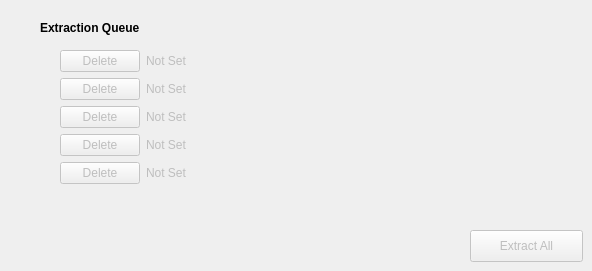
     <widget class="QWidget" name="tab_4">
      <attribute name="title">
       <string>Queue</string>
      </attribute>
      <widget class="QWidget" name="formLayoutWidget">
       <property name="geometry">
        <rect>
         <x>60</x>
         <y>50</y>
         <width>521</width>
         <height>158</height>
        </rect>
       </property>
       <layout class="QFormLayout" name="formLayout">
        <item row="0" column="0">
         <widget class="QPushButton" name="queueDelete1Button">
          <property name="enabled">
           <bool>false</bool>
          </property>
          <property name="text">
           <string>Delete</string>
          </property>
         </widget>
        </item>
        <item row="0" column="1">
         <widget class="QLabel" name="queue1Label">
          <property name="enabled">
           <bool>false</bool>
          </property>
          <property name="text">
           <string>Not Set</string>
          </property>
         </widget>
        </item>
        <item row="1" column="0">
         <widget class="QPushButton" name="queueDelete2Button">
          <property name="enabled">
           <bool>false</bool>
          </property>
          <property name="text">
           <string>Delete</string>
          </property>
         </widget>
        </item>
        <item row="2" column="0">
         <widget class="QPushButton" name="queueDelete3Button">
          <property name="enabled">
           <bool>false</bool>
          </property>
          <property name="text">
           <string>Delete</string>
          </property>
         </widget>
        </item>
        <item row="3" column="0">
         <widget class="QPushButton" name="queueDelete4Button">
          <property name="enabled">
           <bool>false</bool>
          </property>
          <property name="text">
           <string>Delete</string>
          </property>
         </widget>
        </item>
        <item row="4" column="0">
         <widget class="QPushButton" name="queueDelete5Button">
          <property name="enabled">
           <bool>false</bool>
          </property>
          <property name="text">
           <string>Delete</string>
          </property>
         </widget>
        </item>
        <item row="1" column="1">
         <widget class="QLabel" name="queue2Label">
          <property name="enabled">
           <bool>false</bool>
          </property>
          <property name="text">
           <string>Not Set</string>
          </property>
         </widget>
        </item>
        <item row="2" column="1">
         <widget class="QLabel" name="queue3Label">
          <property name="enabled">
           <bool>false</bool>
          </property>
          <property name="text">
           <string>Not Set</string>
          </property>
         </widget>
        </item>
        <item row="3" column="1">
         <widget class="QLabel" name="queue4Label">
          <property name="enabled">
           <bool>false</bool>
          </property>
          <property name="text">
           <string>Not Set</string>
          </property>
         </widget>
        </item>
        <item row="4" column="1">
         <widget class="QLabel" name="queue5Label">
          <property name="enabled">
           <bool>false</bool>
          </property>
          <property name="text">
           <string>Not Set</string>
          </property>
         </widget>
        </item>
       </layout>
      </widget>
      <widget class="QLabel" name="label_17">
       <property name="geometry">
        <rect>
         <x>40</x>
         <y>20</y>
         <width>211</width>
         <height>16</height>
        </rect>
       </property>
       <property name="font">
        <font>
         <weight>75</weight>
         <bold>true</bold>
        </font>
       </property>
       <property name="text">
        <string>Extraction Queue</string>
       </property>
      </widget>
      <widget class="QPushButton" name="queueExtractButton">
       <property name="enabled">
        <bool>false</bool>
       </property>
       <property name="geometry">
        <rect>
         <x>470</x>
         <y>230</y>
         <width>113</width>
         <height>32</height>
        </rect>
       </property>
       <property name="text">
        <string>Extract All</string>
       </property>
      </widget>
     </widget>
